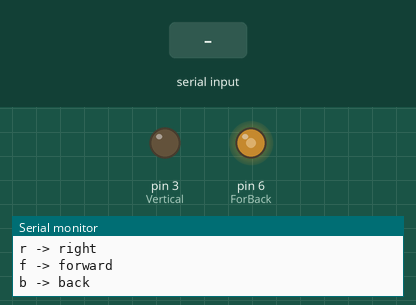
Recording of a sketch running on a simulated Arduino Uno, built with avr-gcc and run on an emulated ATmega328P. On the bench: output pins drawn as LEDs (lit = HIGH), the last lines printed to the serial monitor. Inputs (shaded band) come from the test bench. Pins used as bus, display or sensor lines are not drawn.

Above: at 8.2 s.
8.3 s: "u" received over Serial
At 9.5 s:
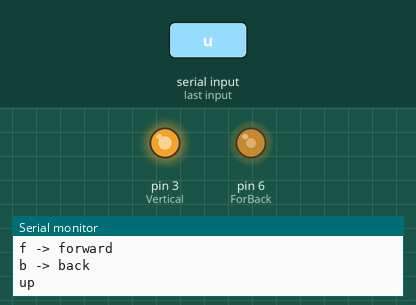
9.8 s: "d" received over Serial
At 10.6 s:
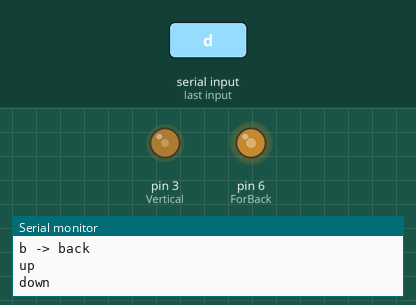
11.3 s: "m" received over Serial
At 11.8 s:
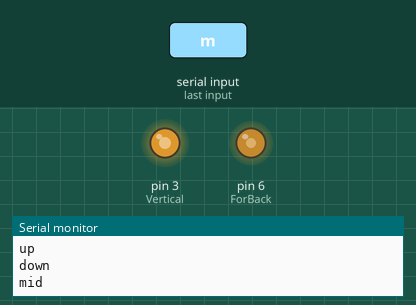
12.8 s: "f" received over Serial
At 14.1 s:
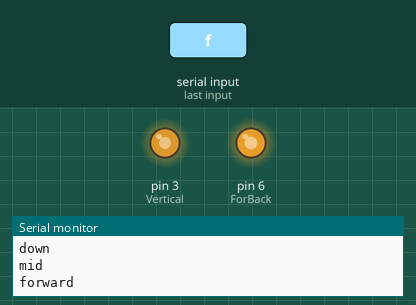
15.8 s: "b" received over Serial
At 16.4 s:
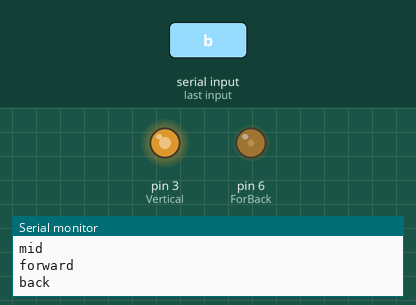
Timing chart, 0 to 19.3 s (numbered marks = the images above; inputs shaded):
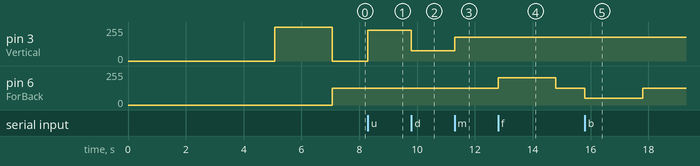

Measured:
- after the input at 8.3 s, pin 3 (Vertical): 0/255 → 229/255 at once
- after the input at 9.8 s, pin 3 (Vertical): 229/255 → 76/255 at once
- after the input at 11.3 s, pin 3 (Vertical): 76/255 → 178/255 at once
- after the input at 12.8 s, pin 6 (ForBack): 127/255 → 204/255 at once, → 127/255 2.0 s later
- after the input at 15.8 s, pin 6 (ForBack): 127/255 → 51/255 at once, → 127/255 2.0 s later

The sketch:

DroneControl.ino
```cpp
/*Serial_LED_02.ino  Arduining 4 May 2015
Controlling the LED in pin 13 with the Serial Monitor.
--- Command list: ---
? -> Print this HELP
a -> LED On  "activate"
d -> LED Off "deactivate"
s -> LED     "status"

Example using the switch statement.
*/

#define Vertical 3
#define LeftRight 5
#define ForBack 6
#define MaxVolt  255

double upCoeff = 0.9;
double midCoeff = 0.7;
double downCoeff = 0.3;

double offCoeff =0;
double rightCoeff = 0.8;
double leftCoeff = 0.2;
double forCoeff = 0.8;
double backCoeff = 0.2;
double middle =0.5;

int delayTime = 2000;

char rxChar= 0;         // RXcHAR holds the received command.


void printHelp(void){
  Serial.println("--- Command list: ---");
  Serial.println("? -> Print this HELP");
  Serial.println("u -> up");
  Serial.println("m -> mid");
  Serial.println("d -> down");
  Serial.println("o -> off");
  Serial.println("l -> left");
  Serial.println("r -> right");
  Serial.println("f -> forward");
  Serial.println("b -> back");
  }


//---------------- setup ---------------------------------------------
void setup(){
  Serial.begin(9600);   // Open serial port (9600 bauds).
  pinMode(Vertical, OUTPUT);
  pinMode(LeftRight, OUTPUT);
  pinMode(ForBack, OUTPUT);

  Serial.flush();       // Clear receive buffer.
  printHelp();

  delay (5000);
  analogWrite(LeftRight,0);
  analogWrite(ForBack,0);
  analogWrite(Vertical,MaxVolt);
  delay (2000);
  analogWrite(Vertical,0);
}

//--------------- loop -----------------------------------------------
void loop(){

  digitalWrite(LED_BUILTIN, HIGH);
  if (Serial.available() >0){          // Check receive buffer.
    rxChar = Serial.read();            // Save character received.
    Serial.flush();                    // Clear receive buffer.

  switch (rxChar) {

    case 'u':
      analogWrite (Vertical, MaxVolt * upCoeff);
      Serial.println("up");
      break;

    case 'd':
      analogWrite (Vertical, MaxVolt * downCoeff);
      Serial.println("down");
      break;

    case 'o':
      analogWrite(Vertical, MaxVolt * offCoeff);
      Serial.println("off");
      break;

    case 'm':
      analogWrite(Vertical, MaxVolt * midCoeff);
      Serial.println("mid");
      break;

    case 'l':
      analogWrite (LeftRight, MaxVolt * leftCoeff);
      Serial.println("left");
      delay(delayTime);
      break;

    case 'r':
      analogWrite (LeftRight, MaxVolt * rightCoeff);
      Serial.println("right");
      delay(delayTime);
      break;

    case 'f':
      analogWrite (ForBack, MaxVolt * forCoeff);
      Serial.println("forward");
      delay(delayTime);
      break;

    case 'b':
      analogWrite (ForBack, MaxVolt * backCoeff);
      Serial.println("back");
      delay (delayTime);
      break;

    default:
      Serial.println("default");
      break;
    }

  }
  analogWrite(ForBack, MaxVolt * middle);
  analogWrite(LeftRight, MaxVolt * middle);
}
// End of the Sketch.
```
